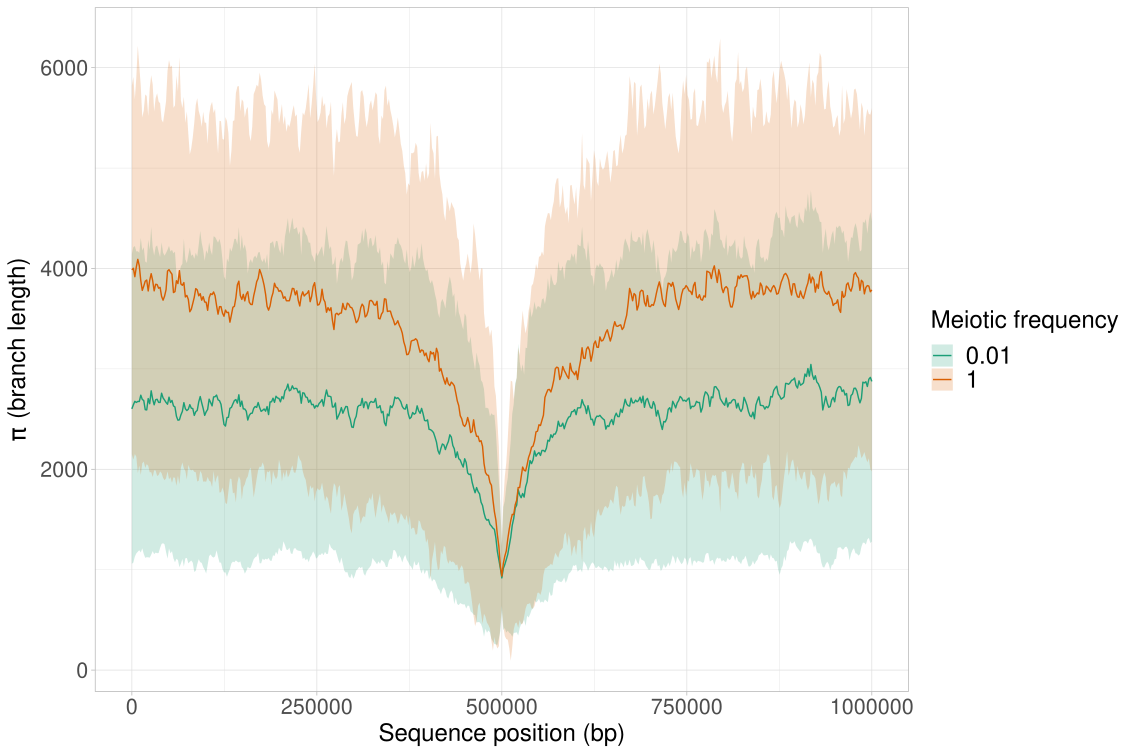

Reproduce this figure in R.
#!/usr/bin/env Rscript

## Author : Louis OLLIVIER ~ louis.ollivier@etu.univ-rouen.fr 
## Université Paris-Saclay
## Lab : LISN ~ UMR9015 ~ BIOINFO team 

###### Package initialization  ----------------------------------------

if (!require('ggplot2', quietly = T)) install.packages('ggplot2');
if (!require('readr', quietly = T)) install.packages('readr');
if (!require('tibble', quietly = T)) install.packages('tibble');
if (!require('dplyr', quietly = T)) install.packages('dplyr');
if (!require('sjPlot', quietly = T)) install.packages('sjPlot');
if (!require('RColorBrewer', quietly = T)) install.packages('RColorBrewer');

library(ggplot2)
library(readr)
library(tibble)
library(dplyr)
library(sjPlot)
library(RColorBrewer)

########################################################################

rm(list=ls())

windows = seq(1,1000000,length.out=499)

########################################################################

GR_list = c("EGR", "100GR")

for (GR in GR_list){ 
  data =  read_csv(paste0("pi_",GR,".csv"),col_names = F)
  
  mean = apply(data, 2, mean)
  sd = apply(data, 2, sd)
  ymin = mean-sd
  ymax = mean+sd
  
  # Create a variable name based on the loop index
  GR_table_name = GR
  
  # Assign a value to the dynamically generated variable
  assign(GR_table_name, data.frame(windows,mean,ymin,ymax) %>% add_column(submodel=GR, .before=1))
}

rm(data,mean,sd,ymin,ymax,windows)

pi_table = bind_rows(EGR,`100GR`) %>%
  as_tibble() %>% 
  mutate(submodel = case_when(
    submodel == "EGR" ~ "1",
    submodel == "100GR" ~ "0.01",
    # Add more conditions as needed
    TRUE ~ submodel  # Default: no change for other values
  ))
pi_table

rm(EGR,`100GR`)

########################################################################
num_conditions <- length(unique(pi_table$submodel))
palette_name <- "Dark2"
colors <- brewer.pal(n = num_conditions, name = palette_name)

# Using the extracted color palette for both geom_line and geom_ribbon
pi = ggplot(pi_table, aes(x = windows, y = mean, group = submodel)) +
  geom_ribbon(aes(ymin = ymin, ymax = ymax, fill = submodel),alpha=0.2) +
  geom_line(aes(color = submodel)) +
  scale_color_manual(values = colors) +
  scale_fill_manual(values = colors) +
  labs(x = "Sequence position (bp)",
       y = expression(pi ~ "(branch length)"),
       color="Meiotic frequency",
       fill="Meiotic frequency",
       linetype="Meiotic frequency") + 
  theme_light() + 
  theme(
    axis.title.x = element_text(size=18),
    axis.title.y = element_text(size=18),
    legend.title = element_text(size = 18),
    legend.text = element_text(size = 18),
    axis.text.x = element_text(size = 16),
    axis.text.y = element_text(size = 16)
  )
pi
ggsave("pi.pdf") 
save_plot("pi.svg", fig = pi, width=30, height=20)


# Same plot without legend 
pi = ggplot(pi_table, aes(x = windows, y = mean, group = submodel)) +
  geom_ribbon(aes(ymin = ymin, ymax = ymax, fill = submodel),alpha=0.2) +
  geom_line(aes(color = submodel)) +
  scale_color_manual(values = colors) +
  scale_fill_manual(values = colors) +
  labs(x = "Sequence position (bp)",
       y = expression(pi ~ "(branch length)"))+ 
  theme_light() + 
  theme(
    axis.title.x = element_text(size=18),
    axis.title.y = element_text(size=18),
    axis.text.x = element_text(size = 16),
    axis.text.y = element_text(size = 16)
  ) +
  guides(color = "none", fill = "none")
pi
ggsave("pi_noleg.pdf") 
save_plot("pi_noleg.svg", fig = pi, width=30, height=20)

rm(list=ls())
